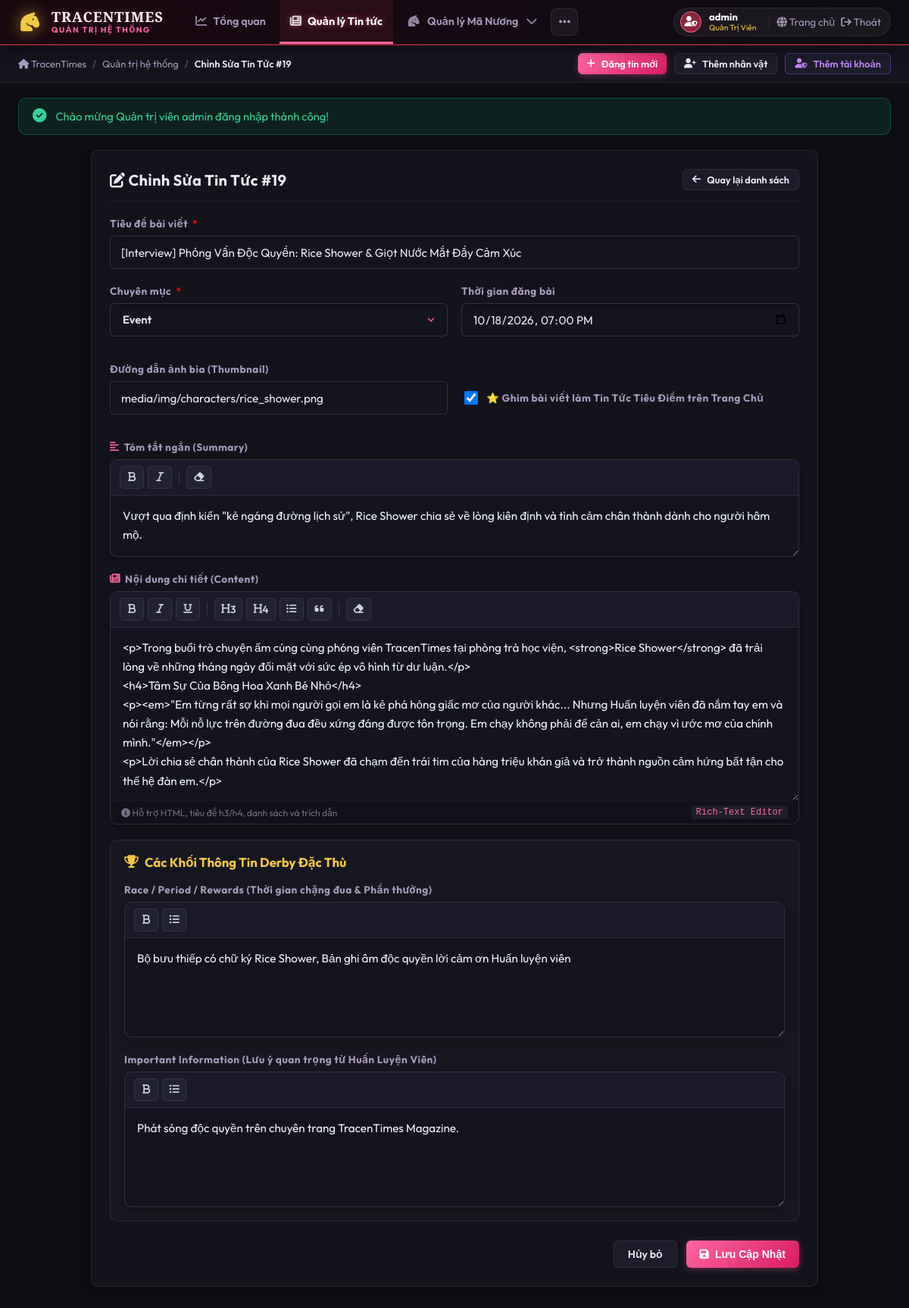
Screenshot of /modules/admin/news_form.php?id=19 (signed in) with the database file from the repository.
### tables this page shows
CREATE TABLE IF NOT EXISTS `news` (
    `id` INT AUTO_INCREMENT PRIMARY KEY,
    `title` VARCHAR(500) NOT NULL,
    `category` VARCHAR(100) NOT NULL DEFAULT 'Event',
    `thumbnail` VARCHAR(500) DEFAULT NULL,
    `summary` TEXT DEFAULT NULL,
    `content` LONGTEXT DEFAULT NULL,
    `race_period_rewards` TEXT DEFAULT NULL,
    `important_information` TEXT DEFAULT NULL,
    `author_id` INT DEFAULT NULL,
    `is_featured` TINYINT(1) NOT NULL DEFAULT 0,
    `published_at` DATETIME NOT NULL DEFAULT CURRENT_TIMESTAMP,
    `created_at` TIMESTAMP DEFAULT CURRENT_TIMESTAMP,
    `updated_at` TIMESTAMP DEFAULT CURRENT_TIMESTAMP ON UPDATE CURRENT_TIMESTAMP,
    CONSTRAINT `fk_news_author` FOREIGN KEY (`author_id`)
        REFERENCES `users` (`id`) ON DELETE SET NULL
);

### config/app.php (called while the page is built, shortened)
<?php
spl_autoload_register(function ($class) {
    $coreFile = __DIR__ . '/../core/' . $class . '.php';
    if (file_exists($coreFile)) {
        return;
    }
    $modules = ['auth', 'news', 'characters', 'stats', 'admin'];
    foreach ($modules as $mod) {
        $modFile = __DIR__ . '/../modules/' . $mod . '/' . $class . '.php';
        if (file_exists($modFile)) {
            return;
        }
    }
});

### config/database.php (called while the page is built)
<?php
return [
    'host'     => 'localhost',
    'dbname'   => 'tracen_times',
    'username' => 'root',
    'password' => '',
    'charset'  => 'utf8mb4',
    'options'  => [
        PDO::ATTR_ERRMODE            => PDO::ERRMODE_EXCEPTION,
        PDO::ATTR_DEFAULT_FETCH_MODE => PDO::FETCH_ASSOC,
        PDO::ATTR_EMULATE_PREPARES   => false,
    ]
];

### core/Database.php (called while the page is built, shortened)
<?php
class Database {
    private static ?PDO $instance = null;
    public static function getConnection(): PDO {
        if (self::$instance === null) {
            $config = require __DIR__ . '/../config/database.php';
            $dsn = "mysql:host={$config['host']};dbname={$config['dbname']};charset={$config['charset']}";
            try {
                self::$instance = new PDO($dsn, $config['username'], $config['password'], $config['options']);
            } catch (PDOException $e) {
                die("Lỗi kết nối CSDL (TracenTimes PDO): " . htmlspecialchars($e->getMessage()));
            }
        }
        return self::$instance;
    }
}

### modules/news/NewsService.php (called while the page is built, shortened)
<?php
class NewsService {
    private NewsDAO $dao;
    public function __construct() {
        $this->dao = new NewsDAO();
    }
    public function getDetail(int $id): ?array {
        return $this->dao->getById($id);
    }
    public function getCategories(): array {
        return $this->dao->getCategories();
    }
}

### modules/news/NewsDAO.php (called while the page is built, shortened)
<?php
class NewsDAO {
    private PDO $db;
    public function __construct() {
        $this->db = Database::getConnection();
    }
    public function getById(int $id): ?array {
        $stmt = $this->db->prepare("SELECT n.*, u.username as author_name
                                    FROM `news` n
                                    LEFT JOIN `users` u ON n.author_id = u.id
                                    WHERE n.id = ? LIMIT 1");
        $stmt->execute([$id]);
        $row = $stmt->fetch();
        return $row ?: null;
    }
    public function getCategories(): array {
        return ['Event', 'Race', 'Campaign', 'Update', 'Maintenance'];
    }
}

### core/Helper.php (called while the page is built, shortened)
<?php
class Helper {
    public static function url(string $path): string {
        return BASE_URL . '/' . ltrim($path, '/');
    }
}

### modules/admin/news_form.php (the view, shortened to what this page needs)
<?php
require_once __DIR__ . '/../../config/app.php';
$newsService = new NewsService();
$categories = $newsService->getCategories();
$id = isset($_GET['id']) ? (int)$_GET['id'] : 0;
$newsItem = null;
$isEdit = false;
if ($id > 0) {
    $newsItem = $newsService->getDetail($id);
    if ($newsItem) {
        $isEdit = true;
    }
}
$pageTitle = $isEdit ? 'Chỉnh Sửa Tin Tức #' . $id : 'Đăng Tin Tức Mới';
$pageIcon  = $isEdit ? 'fa-solid fa-pen-to-square' : 'fa-solid fa-file-circle-plus';
include __DIR__ . '/../../includes/admin_header.php';
?>
<div class="admin-box" style="max-width:960px; margin:0 auto;">
    <div class="admin-box__header">
        <h2 class="admin-box__title">
            <i class="<?= $pageIcon ?>"></i> <?= $pageTitle ?>
        </h2>
        <a href="<?= Helper::url('modules/admin/news_manage.php') ?>" class="btn-adm btn-adm-secondary btn-adm-sm">
            <i class="fas fa-arrow-left"></i> Quay lại danh sách
        </a>
    </div>
    <form method="POST">
        <div class="form-group">
            <label class="form-label">Tiêu đề bài viết <span style="color:red;">*</span></label>
            <input type="text" name="title" class="form-input" required
                   placeholder="Nhập tiêu đề tin tức hoặc sự kiện..."
                   value="<?= htmlspecialchars($_POST['title'] ?? $newsItem['title'] ?? '') ?>">
        </div>
        <div class="form-grid">
            <div class="form-group">
                <label class="form-label">Chuyên mục <span style="color:red;">*</span></label>
                <select name="category" class="form-select">
                    <?php
                    $selectedCat = $_POST['category'] ?? $newsItem['category'] ?? 'Event';
                    foreach ($categories as $cat):
                    ?>
                        <option value="<?= $cat ?>" <?= ($selectedCat === $cat) ? 'selected' : '' ?>><?= $cat ?></option>
                    <?php endforeach; ?>
                </select>
            </div>
            <div class="form-group">
                <label class="form-label">Thời gian đăng bài</label>
                <?php
                $pubDate = $_POST['published_at'] ?? $newsItem['published_at'] ?? date('Y-m-d H:i');
                $pubFormatted = date('Y-m-d\TH:i', strtotime($pubDate));
                ?>
                <input type="datetime-local" name="published_at" class="form-input" value="<?= $pubFormatted ?>">
            </div>
        </div>
        <div class="form-grid">
            <div class="form-group">
                <label class="form-label">Đường dẫn ảnh bìa (Thumbnail)</label>
                <input type="text" name="thumbnail" class="form-input"
                       placeholder="media/img/galleries/media_gallery_1.png"
                       value="<?= htmlspecialchars($_POST['thumbnail'] ?? $newsItem['thumbnail'] ?? 'media/img/galleries/media_gallery_1.png') ?>">
            </div>
            <div class="form-group" style="justify-content:center;">
                <label class="form-label" style="display:flex; align-items:center; gap:8px; cursor:pointer; margin-top:25px;">
                    <input type="checkbox" name="is_featured" value="1" style="width:18px; height:18px;"
                           <?= (!empty($_POST['is_featured']) || !empty($newsItem['is_featured'])) ? 'checked' : '' ?>>
                    <span>⭐ Ghim bài viết làm <strong>Tin Tức Tiêu Điểm</strong> trên Trang Chủ</span>
                </label>
            </div>
        </div>
        <div class="form-group">
            <label class="form-label"><i class="fas fa-align-left" style="color:var(--adm-pink);"></i> Tóm tắt ngắn (Summary)</label>
            <div class="rich-editor-wrap">
                <div class="rich-toolbar">
                    <button type="button" class="rich-btn" title="In đậm" onclick="formatRichText('news_summary', '<b>', '</b>')"><i class="fas fa-bold"></i></button>
                    <button type="button" class="rich-btn" title="In nghiêng" onclick="formatRichText('news_summary', '<i>', '</i>')"><i class="fas fa-italic"></i></button>
                    <button type="button" class="rich-btn" title="Xóa định dạng" onclick="clearRichText('news_summary')"><i class="fas fa-eraser"></i></button>
                </div>
                <textarea id="news_summary" name="summary" class="rich-textarea" rows="2" style="min-height:80px;" placeholder="Tóm tắt ngắn gọn tin tức hiển thị ở danh sách bài viết..."><?= htmlspecialchars($_POST['summary'] ?? $newsItem['summary'] ?? '') ?></textarea>
            </div>
        </div>
        <div class="form-group">
            <label class="form-label"><i class="fas fa-newspaper" style="color:var(--adm-pink);"></i> Nội dung chi tiết (Content)</label>
            <div class="rich-editor-wrap">
                <div class="rich-toolbar">
                    <button type="button" class="rich-btn" title="In đậm" onclick="formatRichText('news_content', '<b>', '</b>')"><i class="fas fa-bold"></i></button>
                    <button type="button" class="rich-btn" title="In nghiêng" onclick="formatRichText('news_content', '<i>', '</i>')"><i class="fas fa-italic"></i></button>
                    <button type="button" class="rich-btn" title="Gạch chân" onclick="formatRichText('news_content', '<u>', '</u>')"><i class="fas fa-underline"></i></button>
                    <button type="button" class="rich-btn" title="Tiêu đề 3" onclick="formatRichText('news_content', '<h3>', '</h3>')"><i class="fas fa-heading"></i>3</button>
                    <button type="button" class="rich-btn" title="Tiêu đề 4" onclick="formatRichText('news_content', '<h4>', '</h4>')"><i class="fas fa-heading"></i>4</button>
                    <button type="button" class="rich-btn" title="Danh sách" onclick="formatRichText('news_content', '• ', '')"><i class="fas fa-list-ul"></i></button>
                    <button type="button" class="rich-btn" title="Trích dẫn" onclick="formatRichText('news_content', '<blockquote>', '</blockquote>')"><i class="fas fa-quote-left"></i></button>
                    <button type="button" class="rich-btn" title="Xóa định dạng" onclick="clearRichText('news_content')"><i class="fas fa-eraser"></i></button>
                </div>
                <textarea id="news_content" name="content" class="rich-textarea" rows="8" placeholder="Nội dung bài viết đầy đủ..."><?= htmlspecialchars($_POST['content'] ?? $newsItem['content'] ?? '') ?></textarea>
                <div class="rich-hint">
                    <span><i class="fas fa-circle-info"></i> Hỗ trợ HTML, tiêu đề h3/h4, danh sách và trích dẫn</span>
                    <span class="rich-hint-tag">Rich-Text Editor</span>
                </div>
            </div>
        </div>
        <div style="background:rgba(255,255,255,0.02); border:1px solid var(--adm-border); padding:18px; border-radius:10px; margin-bottom:20px;">
            <h3 style="margin-top:0; color:var(--adm-gold); font-size:1.05rem; display:flex; align-items:center; gap:8px;">
                <i class="fas fa-trophy"></i> Các Khối Thông Tin Derby Đặc Thù
            </h3>
            <div class="form-group">
                <label class="form-label">Race / Period / Rewards (Thời gian chặng đua & Phần thưởng)</label>
                <div class="rich-editor-wrap">
                    <div class="rich-toolbar">
                        <button type="button" class="rich-btn" title="In đậm" onclick="formatRichText('race_rewards', '<b>', '</b>')"><i class="fas fa-bold"></i></button>
                        <button type="button" class="rich-btn" title="Danh sách" onclick="formatRichText('race_rewards', '• ', '')"><i class="fas fa-list-ul"></i></button>
                    </div>
                    <textarea id="race_rewards" name="race_period_rewards" class="rich-textarea" rows="3" placeholder="Ví dụ: Đường đua: Kyoto 3200m&#10;Thời gian: 10/05 - 20/05/2026&#10;Phần thưởng: Jewels, Mảnh nhân vật..."><?= htmlspecialchars($_POST['race_period_rewards'] ?? $newsItem['race_period_rewards'] ?? '') ?></textarea>
                </div>
            </div>
            <div class="form-group" style="margin-bottom:0;">
                <label class="form-label">Important Information (Lưu ý quan trọng từ Huấn Luyện Viên)</label>
                <div class="rich-editor-wrap">
                    <div class="rich-toolbar">
                        <button type="button" class="rich-btn" title="In đậm" onclick="formatRichText('important_info', '<b>', '</b>')"><i class="fas fa-bold"></i></button>
                        <button type="button" class="rich-btn" title="Danh sách" onclick="formatRichText('important_info', '• ', '')"><i class="fas fa-list-ul"></i></button>
                    </div>
                    <textarea id="important_info" name="important_information" class="rich-textarea" rows="3" placeholder="Ví dụ: Đối thủ có thể lực cực khủng, hãy chuẩn bị chiến mã có Stamina hạng S..."><?= htmlspecialchars($_POST['important_information'] ?? $newsItem['important_information'] ?? '') ?></textarea>
                </div>
            </div>
        </div>
        <div style="display:flex; justify-content:flex-end; gap:12px; margin-top:25px;">
            <a href="<?= Helper::url('modules/admin/news_manage.php') ?>" class="btn-adm btn-adm-secondary">Hủy bỏ</a>
            <button type="submit" class="btn-adm btn-adm-primary">
                <i class="fas fa-save"></i> <?= $isEdit ? 'Lưu Cập Nhật' : 'Đăng Bài Viết' ?>
            </button>
        </div>
    </form>
</div>
<?php include __DIR__ . '/../../includes/admin_footer.php'; ?>

### rows the page displays
news: title "[Interview] Phỏng Vấn Độc Quyền: Rice Shower & Giọt Nước Mắt Đầy Cảm Xúc", published_at "10/18/2026 19:00", thumbnail "media/img/characters/rice_shower.png", is_featured "☑", summary "Vượt qua định kiến \"kẻ ngáng đường lịch sử\", Rice Shower chia sẻ về lòng kiên định và tình cảm chân thành dành cho người hâm mộ.", content "<p>Trong buổi trò chuyện ấm cúng cùng phóng viên TracenTimes tại phòng trà học viện, <strong>Rice Shower</strong> đã trải lòng về những tháng ngày đối mặt với sức ép vô hình từ dư luận.</p> <h4>Tâm Sự Của Bông Hoa Xanh Bé Nhỏ</h4> <p><em>\"Em từng rất sợ khi mọi người gọi em là kẻ phá hỏng giấc mơ của người khác... Nhưng Huấn luyện viên đã nắm tay em và nói rằng: Mỗi nỗ lực trên đường đua đều xứng đáng được tôn trọng. Em chạy không phải để cản ai, em chạy vì ước mơ của chính mình.\"</em></p> <p>Lời chia sẻ chân thành của Rice Shower đã chạm đến trái tim của hàng triệu khán giả và trở thành nguồn cảm hứng bất tận cho thế hệ đàn em.</p>", race_period_rewards "Bộ bưu thiếp có chữ ký Rice Shower, Bản ghi âm độc quyền lời cảm ơn Huấn luyện viên", important_information "Phát sóng độc quyền trên chuyên trang TracenTimes Magazine."

### other values shown
Auth::username() "admin"
$pageTitle "Chỉnh Sửa Tin Tức #19"
$successMsg "Chào mừng Quản trị viên admin đăng nhập thành công!"
form field category "Event"
